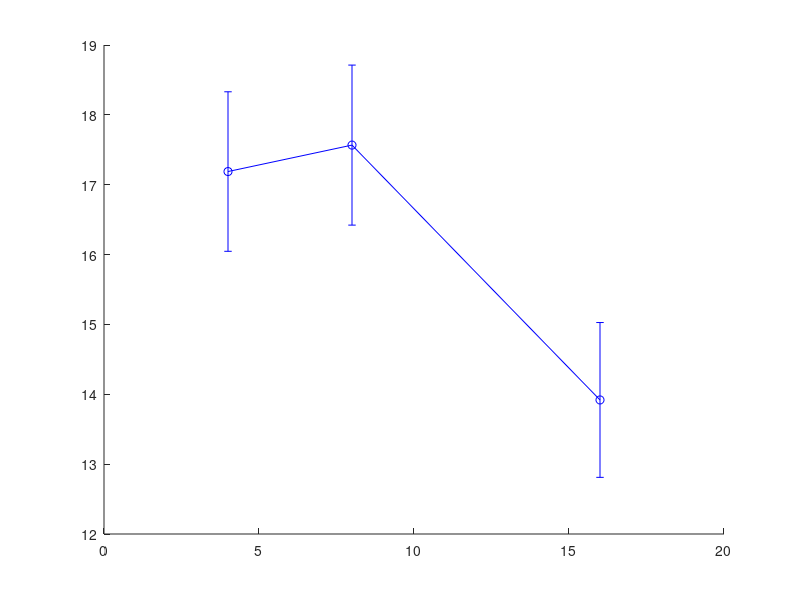

Here is the MATLAB script that generated this plot: (Note: this script raises an error after producing the figure.)
%% transfer Chao's analyzed data from the .log file to make a varaiable for the data. The first columns are RFs, the second is thresholds, and third is the standard error

I4LEdata = [4	1.23524	0.05757;
          8	1.2447	0.05895;
          16 1.14361 0.04461]
      
I4REdata = [4	1.47807	0.06266;
          8	1.21707	0.04705;
          16 1.06591 0.06938]

I4BEdata = [4	1.23181	0.05028;
           8	1.14608	0.06842;
           16 0.83822 0.051]

      
%% take the y values and standard error and raise them to the tenth power 

I4LEdata(:,2) = 10.^I4LEdata(:,2)
I4REdata(:,2) = 10.^I4REdata(:,2)
I4BEdata(:,2) = 10.^I4BEdata(:,2)
I4LEdata(:,3) = 10.^I4LEdata(:,3)
I4REdata(:,3) = 10.^I4REdata(:,3)
I4BEdata(:,3) = 10.^I4BEdata(:,3)

%% plot the data: always use figure(2) and clf. use xlim to set the lower and higher limits for the x axis

figure(2)
clf
plot(I4LEdata(:,1), I4LEdata(:,2), 'bo-')
errorbar(I4LEdata(:,1), I4LEdata(:,2), I4LEdata(:,3),'bo-', 'vertical')
text(I4LEdata(1,1),I4REdata(1,1), '*')
hold on
plot(I4REdata(:,1), I4REdata(:,2), 'r*-')
errorbar(I4REdata(:,1), I4REdata(:,2), I4REdata(:,3),'r*-', 'vertical')
plot(I4BEdata(:,1), I4BEdata(:,2), 'gs-')
errorbar(I4BEdata(:,1), I4BEdata(:,2), I4BEdata(:,3),'gs-', 'vertical')
set(gca,'YScale','log')
xlim([2 18])

%% find the log diff between the data points. anything >0.3 is a significant difference
round(log(I4LEdata(:,2)./I4REdata(:,2)),2)
round(log(I4LEdata(:,2)./I4BEdata(:,2)),2)
round(log(I4REdata(:,2)./I4BEdata(:,2)),2)

%% transfer Chao's analyzed data from the .log file to make a varaiable for the data. The first columns are RFs, the second is thresholds, and third is the standard error

B5LEdata = [2	1.73924	0.04885;
          4	1.11293	0.05174;
          8	0.810005 0.04783;
          16 0.80782 0.04295]
  
B5REdata = [2	1.97215	0.04401;
          4	1.23613	0.05053;
          8	0.692964 0.06773;
          16 0.882579 0.05171]

     
B5BEdata = [2	1.80664	0.04311;
          4	1.11229	0.04682;
          8	0.856644 0.05606;
          16 0.711327 0.05629]

      
%% take the y values and standard error and raise them to the tenth power 

B5LEdata(:,2) = 10.^B5LEdata(:,2)
B5REdata(:,2) = 10.^B5REdata(:,2)
BEdata(:,2) = 10.^B5BEdata(:,2)
B5LEdata(:,3) = 10.^B5LEdata(:,3)
B5REdata(:,3) = 10.^B5REdata(:,3)
B5BEdata(:,3) = 10.^B5BEdata(:,3)

%% plot the data: always use figure(#) and clf. use xlim to set the lower and higher limits for the x axis

figure(3)
clf
plot(B5LEdata(:,1), B5LEdata(:,2), 'bo-')
errorbar(B5LEdata(:,1), B5LEdata(:,2), B5LEdata(:,3),'bo-', 'vertical')
%%text(x,y, '*')
hold on
plot(B5REdata(:,1), B5REdata(:,2), 'r*-')
errorbar(B5REdata(:,1), B5REdata(:,2), B5REdata(:,3),'r*-', 'vertical')
plot(B5BEdata(:,1), B5BEdata(:,2), 'gs-')
errorbar(B5BEdata(:,1), B5BEdata(:,2), B5BEdata(:,3),'gs-', 'vertical')
set(gca,'YScale','log')
xlim([0 20])

%% find the log diff between the data points. anything >0.3 is a significant difference
round(log(B5LEdata(:,2)./B5REdata(:,2)),2)
round(log(B5LEdata(:,2)./B5BEdata(:,2)),2)
round(log(B5REdata(:,2)./B5BEdata(:,2)),2)